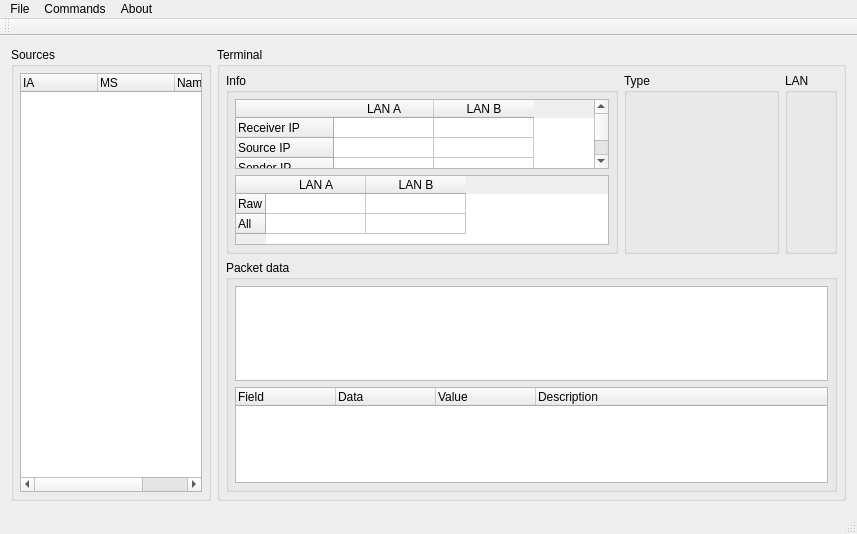
<?xml version="1.0" encoding="UTF-8"?>
<ui version="4.0">
 <class>MainWindow</class>
 <widget class="QMainWindow" name="MainWindow">
  <property name="geometry">
   <rect>
    <x>0</x>
    <y>0</y>
    <width>857</width>
    <height>534</height>
   </rect>
  </property>
  <property name="windowTitle">
   <string>MainWindow</string>
  </property>
  <property name="windowIcon">
   <iconset resource="resource.qrc">
    <normaloff>:/new/img/microscope.png</normaloff>:/new/img/microscope.png</iconset>
  </property>
  <widget class="QWidget" name="centralWidget">
   <layout class="QHBoxLayout" name="horizontalLayout_2">
    <item>
     <widget class="QGroupBox" name="groupBox">
      <property name="sizePolicy">
       <sizepolicy hsizetype="Preferred" vsizetype="Preferred">
        <horstretch>0</horstretch>
        <verstretch>0</verstretch>
       </sizepolicy>
      </property>
      <property name="minimumSize">
       <size>
        <width>120</width>
        <height>200</height>
       </size>
      </property>
      <property name="maximumSize">
       <size>
        <width>200</width>
        <height>16777215</height>
       </size>
      </property>
      <property name="title">
       <string>Sources</string>
      </property>
      <layout class="QGridLayout" name="gridLayout_3">
       <property name="leftMargin">
        <number>6</number>
       </property>
       <property name="topMargin">
        <number>6</number>
       </property>
       <property name="rightMargin">
        <number>6</number>
       </property>
       <property name="bottomMargin">
        <number>6</number>
       </property>
       <item row="0" column="0">
        <widget class="QTreeWidget" name="twI">
         <attribute name="headerDefaultSectionSize">
          <number>77</number>
         </attribute>
         <attribute name="headerStretchLastSection">
          <bool>false</bool>
         </attribute>
         <column>
          <property name="text">
           <string>IA</string>
          </property>
          <property name="toolTip">
           <string>Internal address</string>
          </property>
         </column>
         <column>
          <property name="text">
           <string>MS</string>
          </property>
         </column>
         <column>
          <property name="text">
           <string>Name</string>
          </property>
          <property name="toolTip">
           <string>Interface name</string>
          </property>
         </column>
        </widget>
       </item>
      </layout>
     </widget>
    </item>
    <item>
     <widget class="QGroupBox" name="groupSelect">
      <property name="title">
       <string>Terminal</string>
      </property>
      <layout class="QVBoxLayout" name="verticalLayout_3">
       <property name="leftMargin">
        <number>6</number>
       </property>
       <property name="topMargin">
        <number>6</number>
       </property>
       <property name="rightMargin">
        <number>6</number>
       </property>
       <property name="bottomMargin">
        <number>6</number>
       </property>
       <item>
        <layout class="QHBoxLayout" name="horizontalLayout">
         <property name="spacing">
          <number>6</number>
         </property>
         <item>
          <widget class="QGroupBox" name="groupInfo">
           <property name="maximumSize">
            <size>
             <width>16777215</width>
             <height>200</height>
            </size>
           </property>
           <property name="title">
            <string>Info</string>
           </property>
           <layout class="QVBoxLayout" name="verticalLayout_5">
            <property name="leftMargin">
             <number>6</number>
            </property>
            <property name="topMargin">
             <number>6</number>
            </property>
            <property name="rightMargin">
             <number>6</number>
            </property>
            <property name="bottomMargin">
             <number>6</number>
            </property>
            <item>
             <widget class="QTableWidget" name="tblInfo">
              <property name="editTriggers">
               <set>QAbstractItemView::NoEditTriggers</set>
              </property>
              <property name="tabKeyNavigation">
               <bool>false</bool>
              </property>
              <property name="showDropIndicator" stdset="0">
               <bool>false</bool>
              </property>
              <property name="dragDropOverwriteMode">
               <bool>false</bool>
              </property>
              <property name="cornerButtonEnabled">
               <bool>false</bool>
              </property>
              <attribute name="horizontalHeaderStretchLastSection">
               <bool>false</bool>
              </attribute>
              <attribute name="verticalHeaderDefaultSectionSize">
               <number>20</number>
              </attribute>
              <row>
               <property name="text">
                <string>Receiver IP</string>
               </property>
              </row>
              <row>
               <property name="text">
                <string>Source IP</string>
               </property>
              </row>
              <row>
               <property name="text">
                <string>Sender IP</string>
               </property>
              </row>
              <row>
               <property name="text">
                <string>Packets per sec.</string>
               </property>
              </row>
              <column>
               <property name="text">
                <string>LAN A</string>
               </property>
              </column>
              <column>
               <property name="text">
                <string>LAN B</string>
               </property>
              </column>
             </widget>
            </item>
            <item>
             <widget class="QTableWidget" name="tblInfoAll">
              <property name="editTriggers">
               <set>QAbstractItemView::NoEditTriggers</set>
              </property>
              <property name="tabKeyNavigation">
               <bool>false</bool>
              </property>
              <property name="showDropIndicator" stdset="0">
               <bool>false</bool>
              </property>
              <property name="dragDropOverwriteMode">
               <bool>false</bool>
              </property>
              <property name="cornerButtonEnabled">
               <bool>false</bool>
              </property>
              <attribute name="horizontalHeaderStretchLastSection">
               <bool>false</bool>
              </attribute>
              <attribute name="verticalHeaderDefaultSectionSize">
               <number>20</number>
              </attribute>
              <row>
               <property name="text">
                <string>Raw</string>
               </property>
              </row>
              <row>
               <property name="text">
                <string>All</string>
               </property>
              </row>
              <column>
               <property name="text">
                <string>LAN A</string>
               </property>
              </column>
              <column>
               <property name="text">
                <string>LAN B</string>
               </property>
              </column>
             </widget>
            </item>
           </layout>
          </widget>
         </item>
         <item>
          <widget class="QGroupBox" name="groupTypes">
           <property name="sizePolicy">
            <sizepolicy hsizetype="Preferred" vsizetype="Preferred">
             <horstretch>18</horstretch>
             <verstretch>20</verstretch>
            </sizepolicy>
           </property>
           <property name="minimumSize">
            <size>
             <width>155</width>
             <height>100</height>
            </size>
           </property>
           <property name="maximumSize">
            <size>
             <width>155</width>
             <height>200</height>
            </size>
           </property>
           <property name="title">
            <string>Type</string>
           </property>
           <layout class="QVBoxLayout" name="verticalLayout">
            <property name="leftMargin">
             <number>6</number>
            </property>
            <property name="topMargin">
             <number>6</number>
            </property>
            <property name="rightMargin">
             <number>6</number>
            </property>
            <property name="bottomMargin">
             <number>6</number>
            </property>
           </layout>
          </widget>
         </item>
         <item>
          <widget class="QGroupBox" name="groupLan">
           <property name="maximumSize">
            <size>
             <width>70</width>
             <height>200</height>
            </size>
           </property>
           <property name="title">
            <string>LAN</string>
           </property>
           <layout class="QVBoxLayout" name="verticalLayout_4">
            <property name="leftMargin">
             <number>6</number>
            </property>
            <property name="topMargin">
             <number>70</number>
            </property>
            <property name="rightMargin">
             <number>6</number>
            </property>
            <property name="bottomMargin">
             <number>70</number>
            </property>
           </layout>
          </widget>
         </item>
        </layout>
       </item>
       <item>
        <layout class="QVBoxLayout" name="verticalLayout_2">
         <item>
          <widget class="QGroupBox" name="groupData">
           <property name="minimumSize">
            <size>
             <width>470</width>
             <height>200</height>
            </size>
           </property>
           <property name="title">
            <string>Packet data</string>
           </property>
           <layout class="QVBoxLayout" name="verticalLayout_6">
            <property name="leftMargin">
             <number>6</number>
            </property>
            <property name="topMargin">
             <number>6</number>
            </property>
            <property name="rightMargin">
             <number>6</number>
            </property>
            <property name="bottomMargin">
             <number>6</number>
            </property>
            <item>
             <widget class="QTableWidget" name="tblData">
              <property name="editTriggers">
               <set>QAbstractItemView::NoEditTriggers</set>
              </property>
              <property name="cornerButtonEnabled">
               <bool>false</bool>
              </property>
             </widget>
            </item>
            <item>
             <widget class="QTreeWidget" name="twData">
              <column>
               <property name="text">
                <string>Field</string>
               </property>
              </column>
              <column>
               <property name="text">
                <string>Data</string>
               </property>
              </column>
              <column>
               <property name="text">
                <string>Value</string>
               </property>
              </column>
              <column>
               <property name="text">
                <string>Description</string>
               </property>
              </column>
             </widget>
            </item>
           </layout>
          </widget>
         </item>
        </layout>
       </item>
      </layout>
     </widget>
    </item>
   </layout>
  </widget>
  <widget class="QMenuBar" name="menuBar">
   <property name="geometry">
    <rect>
     <x>0</x>
     <y>0</y>
     <width>857</width>
     <height>18</height>
    </rect>
   </property>
   <widget class="QMenu" name="menuM3PacketViewer">
    <property name="title">
     <string>File</string>
    </property>
    <addaction name="actionOpen"/>
    <addaction name="actionDelete"/>
    <addaction name="separator"/>
    <addaction name="actionExit"/>
   </widget>
   <widget class="QMenu" name="menuAbout">
    <property name="title">
     <string>About</string>
    </property>
    <addaction name="actionAbout_programm"/>
   </widget>
   <widget class="QMenu" name="menuCommands">
    <property name="title">
     <string>Commands</string>
    </property>
   </widget>
   <addaction name="menuM3PacketViewer"/>
   <addaction name="menuCommands"/>
   <addaction name="menuAbout"/>
  </widget>
  <widget class="QToolBar" name="mainToolBar">
   <property name="windowTitle">
    <string>Tool Bar</string>
   </property>
   <property name="toolTip">
    <string>Tool Bar</string>
   </property>
   <property name="statusTip">
    <string/>
   </property>
   <property name="whatsThis">
    <string>Tool Bar</string>
   </property>
   <property name="accessibleName">
    <string>Tool Bar</string>
   </property>
   <property name="accessibleDescription">
    <string>Tool Bar</string>
   </property>
   <attribute name="toolBarArea">
    <enum>TopToolBarArea</enum>
   </attribute>
   <attribute name="toolBarBreak">
    <bool>false</bool>
   </attribute>
  </widget>
  <widget class="QStatusBar" name="statusBar"/>
  <action name="actionOpen">
   <property name="icon">
    <iconset resource="resource.qrc">
     <normaloff>:/new/img/Open.png</normaloff>:/new/img/Open.png</iconset>
   </property>
   <property name="text">
    <string>Open record ...</string>
   </property>
  </action>
  <action name="actionDelete">
   <property name="icon">
    <iconset resource="resource.qrc">
     <normaloff>:/new/img/Delete.png</normaloff>:/new/img/Delete.png</iconset>
   </property>
   <property name="text">
    <string>Delete records ...</string>
   </property>
  </action>
  <action name="actionExit">
   <property name="icon">
    <iconset resource="resource.qrc">
     <normaloff>:/new/img/Exit.png</normaloff>:/new/img/Exit.png</iconset>
   </property>
   <property name="text">
    <string>Exit</string>
   </property>
   <property name="shortcut">
    <string>Ctrl+Q</string>
   </property>
  </action>
  <action name="actionAbout_programm">
   <property name="icon">
    <iconset resource="resource.qrc">
     <normaloff>:/new/img/About.png</normaloff>:/new/img/About.png</iconset>
   </property>
   <property name="text">
    <string>About programm</string>
   </property>
  </action>
  <action name="actionStop_Start">
   <property name="text">
    <string>Stop/Start</string>
   </property>
  </action>
  <action name="actionClean_Off_On">
   <property name="text">
    <string>Clean Off/On</string>
   </property>
  </action>
  <action name="actionTree_Table_View">
   <property name="text">
    <string>Tree/Table View</string>
   </property>
  </action>
  <action name="actionStart_Stop_Record">
   <property name="text">
    <string>Start/Stop Record</string>
   </property>
  </action>
  <action name="actionReplay_5_sec">
   <property name="text">
    <string>Replay 5 sec.</string>
   </property>
  </action>
 </widget>
 <layoutdefault spacing="6" margin="11"/>
 <resources>
  <include location="resource.qrc"/>
 </resources>
 <connections>
  <connection>
   <sender>actionExit</sender>
   <signal>triggered()</signal>
   <receiver>MainWindow</receiver>
   <slot>close()</slot>
   <hints>
    <hint type="sourcelabel">
     <x>-1</x>
     <y>-1</y>
    </hint>
    <hint type="destinationlabel">
     <x>428</x>
     <y>266</y>
    </hint>
   </hints>
  </connection>
 </connections>
</ui>
